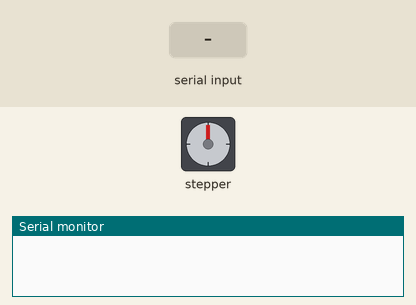
This sketch was run on a simulated Arduino Uno, built with avr-gcc and run on an emulated ATmega328P. On the bench: stepper motor, the last lines printed to the serial monitor. Inputs (shaded band) come from the test bench. Stepper angles assume 40 steps per turn.

Above: at 1.2 s.
1.3 s: "clockwise" received over Serial
At 1.61 s:
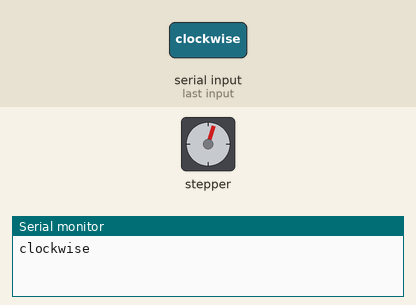
At 2.06 s:
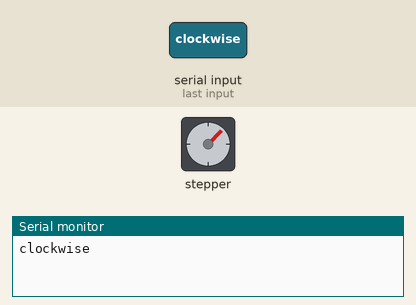
7.3 s: "reverse" received over Serial
At 7.54 s:
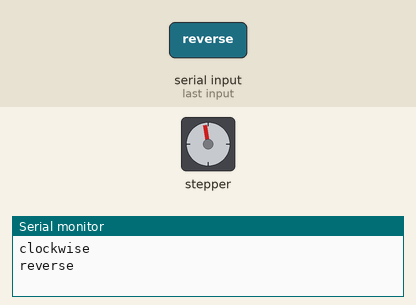
Timing chart, 0 to 14.8 s (numbered marks = the images above; inputs shaded):
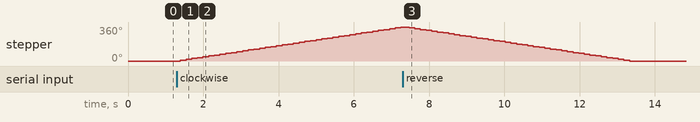

Measured:
- after the input at 1.3 s, stepper: keeps turning clockwise at about 61°/s, starting after 0.09 s
- after the input at 7.3 s, stepper: turns 360° counter-clockwise in 5.9 s, starting after 0.17 s

The sketch:

StepperMotorWIthBluetooth.ino
```cpp
#include <Stepper.h>
const int spr = 40;
Stepper stepper (spr, 8, 9, 10, 11);

String text = "";

void setup()
{
  // put your setup code here, to run once:
  stepper.setSpeed(10);
  Serial.begin(9600);

}

void loop()
{
  while (Serial.available())
  {
    delay(10);
    char c = Serial.read();
    text +=c;
  }

  if (text.length () > 0)
  {
    Serial.println(text);
    if (text == "clockwise")
    {stepper.step(spr);}
    if (text == "reverse")
    {stepper.step(-spr);}
    if (text == "stop")
    {stepper.setSpeed(0);}

   text="";
  }

}
```
